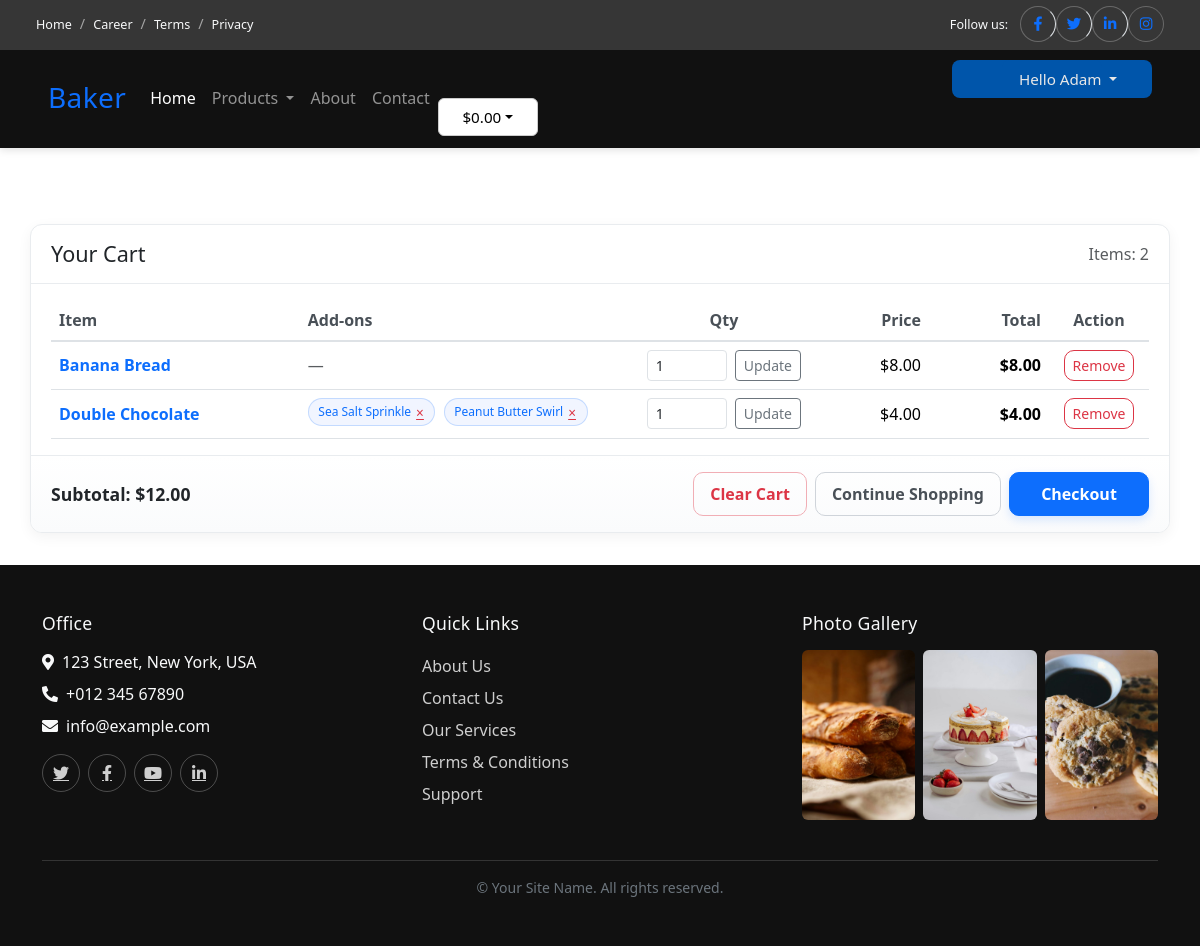
/shop/cart/ (signed in), run on the app's committed database.
### shop/models.py (models this page shows)
class CartItem(models.Model):
    cart = models.ForeignKey(Cart, on_delete=models.CASCADE, related_name="items")
    product = models.ForeignKey("main.Product", on_delete=models.PROTECT)
    addons = models.ManyToManyField("main.Addon", blank=True, related_name="cart_items")
    signature = models.CharField(max_length=255, db_index=True, blank=True, default="")
    quantity = models.PositiveIntegerField(default=1)
    unit_price = models.DecimalField(max_digits=10, decimal_places=2)
    class Meta:
        unique_together = ("cart", "product","signature")  # merge-friendly
    @property
    def item_total(self):
        addons_total = sum(addon.price for addon in self.addons.all())
        return (self.unit_price + addons_total)
    @property
    def line_total(self):
        return (self.item_total * self.quantity).quantize(Decimal("0.01"), rounding=ROUND_HALF_UP)

### main/models.py (models this page shows, shortened)
class TimeStampedModel(models.Model):
    created_at = models.DateTimeField(auto_now_add=True)
    updated_at = models.DateTimeField(auto_now=True)
    class Meta:
        abstract = True

class Product(TimeStampedModel):
    category = models.ForeignKey(
        Category, on_delete=models.PROTECT, related_name="products"
    )
    name = models.CharField(max_length=150)
    slug = models.SlugField(max_length=160, blank=True)
    description = models.TextField(blank=True)
    price = models.DecimalField(max_digits=10, decimal_places=2)
    picture = models.ImageField(upload_to="products/", blank=True)
    stock = models.PositiveIntegerField(default=0)
    class Meta:
        constraints = [
            models.UniqueConstraint(
                fields=["category", "slug"], name="uniq_product_slug_per_category"
            ),
        ]
        indexes = [
            models.Index(fields=["slug"]),
            models.Index(fields=["category", "name"]),
        ]
        ordering = ["name"]
    def __str__(self):
        return self.name

class AddOn (TimeStampedModel):
        category = models.ForeignKey(
        Category, on_delete=models.PROTECT, related_name="addons"
    )
        name = models.CharField(max_length=150)
        price = models.DecimalField(max_digits=10, decimal_places=2)
        is_active = models.BooleanField(default=True)

### shop/views.py (the view)
# urls.py: path("cart/", cart_detail, name="cart_detail"),
def cart_detail(request):
    cart = get_or_create_cart(request)
    items = cart.items.select_related("product") #type: ignore
    subtotal = sum(i.line_total for i in items)
    return render(request, "shop/cart.html", {
        "cart": cart,
        "items": items,
        "subtotal": subtotal,
    })

### shop/context_processors.py (called while the page is built)
def cart_context(request):
    try:
        cart = get_or_create_cart(request)
        items = cart.items.select_related("product") # type: ignore
        total = sum(i.quantity * i.unit_price for i in items)
        count = sum(i.quantity for i in items)
    except Exception:
        cart, items, total, count = None, [], 0, 0
    return {
        "cart_items": items,
        "cart_total": total,
        "cart_count": count,
    }

### shop/utils.py (called while the page is built)
def get_or_create_cart(request):
    if request.user.is_authenticated:
        cart, _ = Cart.objects.get_or_create(user=request.user, session_key=None)
        return cart
    session_key = _ensure_session_key(request)
    cart, _ = Cart.objects.get_or_create(user=None, session_key=session_key)
    return cart

### shop/templates/shop/cart.html (shortened to what this page needs)
{% extends "main/base.html" %}
{% load static %}
{% block extra_head %}
  <link rel="stylesheet" href="{% static 'shop/css/cart.css' %}">
{% endblock %}
{% block content %}
<section class="container cart-page">
  <div class="cart-card">
    <div class="cart-header">
      <h1>Your Cart</h1>
      {% if items %}
        <span class="text-muted">Items: {{ items|length }}</span>
      {% endif %}
    </div>
    <div class="cart-body">
      {% if items %}
        <div class="table-cart-wrapper">
          <table class="table table-hover align-middle table-cart mb-0">
            <thead>
              <tr>
                <th style="min-width: 220px;">Item</th>
                <th style="min-width: 220px;">Add-ons</th>
                <th class="text-center" style="width: 120px;">Qty</th>
                <th class="text-end" style="width: 120px;">Price</th>
                <th class="text-end" style="width: 120px;">Total</th>
                <th class="text-center" style="width: 100px;">Action</th>
              </tr>
            </thead>
            <tbody>
              {% for it in items %}
              <tr>
                <td>
                  <a href="/menu/{{ it.product.id }}/" class="product-name fw-semibold">{{ it.product.name }}</a>
                </td>
                <td>
                  {% with addlist=it.addons.all %}
                    {% if addlist %}
                      {% for a in addlist %}
                        <span class="addon-badge d-inline-flex align-items-center gap-1">
                          {{ a.name }}
                          <form action="{% url 'shop:remove_addons' it.id a.id %}" method="post" class="d-inline">
                            <button type="submit"
                                    class="btn btn-sm btn-link p-0 m-0 text-danger remove-addon-btn"
                                    style="line-height:1; font-size:0.85rem;"
                                    aria-label="Remove {{ a.name }} from {{ it.product }}">
                              &times;
                            </button>
                          </form>
                        </span>
                      {% endfor %}
                    {% else %}
                      <span class="text-muted">—</span>
                    {% endif %}
                  {% endwith %}
                </td>
                <td class="text-center">
                  <form action="{% url 'shop:update_cart_item' it.id %}" method="post" class="d-inline-flex align-items-center gap-2">
                    <input type="number" name="qty" value="{{ it.quantity }}" min="0" class="quantity-form form-control form-control-sm qty-input">
                    <button type="submit" class="btn btn-sm btn-outline-secondary">Update</button>
                  </form>
                </td>
                <td class="text-end price">${{ it.item_total }}</td>
                <td class="text-end price fw-semibold">${{ it.line_total }}</td>
                <td class="text-center">
                  <form action="{% url 'shop:remove_from_cart' it.id %}" method="post" class="d-inline">
                    <button type="submit" class="btn btn-sm btn-outline-danger">
                      Remove
                    </button>
                  </form>
                </td>
              </tr>
              {% endfor %}
            </tbody>
          </table>
        </div>
      {% else %}
        <div class="cart-empty">
          <h5 class="mb-2">Your cart is empty</h5>
          <p class="mb-0">Browse our menu and add something tasty!</p>
        </div>
      {% endif %}
    </div>
    <div class="cart-footer">
      <div class="cart-subtotal">
        Subtotal: <span class="price">${{ subtotal }}</span>
      </div>
      <div class="d-flex ms-auto gap-2">
        {% if items %}
          <form action="{% url 'shop:empty_cart' %}" method="post" class="d-inline">
            <button type="submit" class="btn btn-outline-danger">Clear Cart</button>
          </form>
        {% endif %}
        <a href="{% url 'main:menu' %}" class="btn btn-outline-secondary">Continue Shopping</a>
        <a href="{% if user.is_authenticated %}{% url 'shop:checkout' %}{% else %}{% url 'main:login' %}{% endif %}" class="btn btn-primary btn-checkout">Checkout</a>
      </div>
    </div>
  </div>
</section>
{% endblock %}

### main/templates/main/header.html (shortened to what this page needs)
<div class="site-topbar text-light d-none d-lg-block">
  <div class="container-fluid">
    <div class="row gx-0 align-items-center" style="min-height: 48px">
      <div class="col-lg-6 px-4 text-start">
        <ol class="breadcrumb mb-0 topbar-breadcrumb">
          <li class="breadcrumb-item">
            <a class="small text-light" href="{% url 'main:index' %}">Home</a>
          </li>
          <li class="breadcrumb-item">
            <a class="small text-light" href="#">Career</a>
          </li>
          <li class="breadcrumb-item">
            <a class="small text-light" href="#">Terms</a>
          </li>
          <li class="breadcrumb-item">
            <a class="small text-light" href="#">Privacy</a>
          </li>
        </ol>
      </div>
      <div class="col-lg-6 px-4 text-end">
        <small class="follow-label me-2">Follow us:</small>
        <span class="social-icons d-inline-flex align-items-center">
          <a class="social-btn border-end" href="#"
            ><i class="fab fa-facebook-f"></i
          ></a>
          <a class="social-btn border-end" href="#"
            ><i class="fab fa-twitter"></i
          ></a>
          <a class="social-btn border-end" href="#"
            ><i class="fab fa-linkedin-in"></i
          ></a>
          <a class="social-btn" href="#"><i class="fab fa-instagram"></i></a>
        </span>
      </div>
    </div>
  </div>
</div>
<nav class="navbar navbar-expand-lg navbar-dark bg-dark site-navbar fixed-top">
  <div class="container-fluid px-lg-5">
    <a href="{% url 'main:index' %}" class="navbar-brand ms-2 ms-lg-0">
      <span class="text-primary h3 mb-0">Baker</span>
    </a>
    <div class="collapse navbar-collapse" id="navbarCollapse">
      <ul class="navbar-nav mx-auto p-3 p-lg-0">
        <li class="nav-item">
          <a href="{% url 'main:index' %}" class="nav-link active">Home</a>
        </li>
        <li class="nav-item dropdown">
          <a
            class="nav-link dropdown-toggle"
            id="menuDropdown"
            role="button"
            data-bs-toggle="dropdown"
            aria-expanded="false"
          >
            Products
          </a>
        </li>
        <li class="nav-item"><a href="#" class="nav-link">About</a></li>
        <li class="nav-item"><a href="#" class="nav-link">Contact</a></li>
      </ul>
      <div
        class="flex-row gap-2 mt-2 mt-lg-0 justify-content-lg-end w-100 w-lg-auto"
      >
        <div
          class="button-cart-group d-flex flex-column justify-content-end flex-lg-row align-items-lg-center w-100 w-lg-auto"
        >
          {% if request.user.is_authenticated %}
          <div
            class="user-dropdown dropdown w-40 w-lg-auto text-center text-lg-center"
          >
            <button
              class="dropdown-toggle btn btn-outline-light w-100 w-lg-auto"
              id="userMenuBtn"
              data-bs-toggle="dropdown"
              aria-expanded="false"
            >
              Hello {{ request.user.first_name }}
            </button>
          </div>
          {% endif %}
        </div>
        <div class="cart-group btn-group dropdown-center">
          <button
            class="cart-price-box dropdown-toggle nav-control"
            id="cartPriceBtn"
            data-bs-toggle="dropdown"
            aria-expanded="false"
          >
            <span id="cartTotal">$0.00</span>
          </button>
        </div>
      </div>
    </div>
  </div>
</nav>

### main/static/main/css/header.css (style rules this page uses)
:root { --header-topbar-height: 48px; --header-navbar-height: 60px; --header-primary: var(--bs-primary, #0d6efd); --topbar-h: 50px; --navbar-h: 56px; }
.site-topbar { position: fixed; top: 0; left: 0; right: 0; height: var(--topbar-h); display: flex; align-items: center; z-index: 1041; font-size: 0.9rem; color: #fff; background-color: #363636; transform: translateY(0); transition: transform 0.3s ease; }
.site-navbar { position: fixed; top: var(--topbar-h); left: 0; right: 0; z-index: 1040; transition: top 0.3s ease; }
@media (min-width: 992px) { body { padding-top: calc(var(--topbar-h) + var(--navbar-h)); } }
.topbar-breadcrumb { background: none; margin: 0; padding: 0; }
.topbar-breadcrumb .breadcrumb-item + .breadcrumb-item::before { color: rgba(255, 255, 255, 0.55); }
.topbar-breadcrumb .breadcrumb-item a { color: #cfcfcf; text-decoration: none; transition: color 0.2s ease; }
.follow-label { font-weight: 500; }
.social-icons .social-btn { display: inline-flex; align-items: center; justify-content: center; width: 36px; height: 36px; color: var(--header-primary); text-decoration: none; transition: background-color 0.2s, color 0.2s; }
.social-icons .social-btn.border-end { border-right: 1px solid rgba(255, 255, 255, 0.2); }
@media (min-width: 992px) { .site-topbar { position: fixed; top: 0; left: 0; right: 0; } }
.site-navbar { z-index: 1040; box-shadow: 0 2px 8px rgba(0, 0, 0, 0.12); min-height: 100px; }
.site-navbar .nav-link { padding: 0.75rem 1rem; transition: color 0.2s ease; }
.site-navbar .navbar-brand .text-primary { letter-spacing: 0.4px; }
@media (min-width: 992px) { .site-navbar { top: var(--header-topbar-height); position: fixed; left: 0; right: 0; } }
@media (min-width: 992px) { body { padding-top: calc( var(--header-topbar-height) + var(--header-navbar-height) ); } }
.site-topbar.bg-dark, .site-navbar.bg-dark { background-color: #111 !important; }
.cart-price-box { display: flex; align-items: center; justify-content: center; width: 200px; height: 40px; padding: 0; margin: 0 !important; border-width: 1px; font-size: 16px; border-radius: 8px; box-sizing: border-box; background: #ffffff; color: #000; border: 1px solid #ccc; text-align: center; }
.login, .sign-up, .cart-price-box { width: 100px; border-radius: 6px; margin-right: 10px; }
.cart-group { position: relative; display: inline-block; align-items: center; vertical-align: top; gap: 0; }
@media (min-width: 992px) { .user-dropdown .btn, .button-group .btn, .cart-price-box { height: auto !important; line-height: normal !important; width: 100px !important; font-size: 0.95rem !important; padding: 0.5rem 1rem !important; } }
@media (min-width: 992px) { .button-cart-group, .cart-group { margin-left: auto !important; } }
@media (min-width: 992px) { .button-group a, .cart-group button { width: auto; margin: 0 4px; font-size: 0.95rem; padding: 6px 14px; } }

### main/static/main/css/footer.css (style rules this page uses)
.social-btn { width: 38px; height: 38px; display: inline-flex; align-items: center; justify-content: center; border: 1px solid rgba(255, 255, 255, .25); border-radius: 50%; color: #cfcfcf; transition: all .2s ease; }

### main/templates/main/base.html (style rules this page uses)
.user-dropdown { position: relative; display: inline-block; background: #0055aa; border-radius: 8px; width: 200px; box-sizing: border-box; }
.user-dropdown .dropdown-toggle { width: 200px; height: 40px; padding: 0 12px; font-size: 16px; border-radius: 8px; box-sizing: border-box; background: #0055aa; color: #e7e7e7; border: 1px solid transparent; }

### data on the page
CartItem: product.name "Banana Bread", qty "1", item_total "8.00", line_total "8.00"
CartItem: product.name "Double Chocolate", qty "1", item_total "4.00", line_total "4.00"
AddOn: name "Sea Salt Sprinkle"
AddOn: name "Peanut Butter Swirl"

### other printed values
{{ request.user.first_name }} "Adam"
{{ items|length }} "2"
{{ subtotal }} "12.00"
